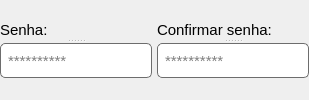
            <widget class="QFrame" name="frame_2">
             <property name="styleSheet">
              <string notr="true">margin: 0px;
padding: 0px;
border: transparent;</string>
             </property>
             <property name="frameShape">
              <enum>QFrame::StyledPanel</enum>
             </property>
             <property name="frameShadow">
              <enum>QFrame::Raised</enum>
             </property>
             <layout class="QHBoxLayout" name="horizontalLayout_4">
              <property name="spacing">
               <number>5</number>
              </property>
              <property name="leftMargin">
               <number>0</number>
              </property>
              <property name="topMargin">
               <number>0</number>
              </property>
              <property name="rightMargin">
               <number>0</number>
              </property>
              <property name="bottomMargin">
               <number>0</number>
              </property>
              <item>
               <widget class="QSplitter" name="splitter_3">
                <property name="sizePolicy">
                 <sizepolicy hsizetype="Preferred" vsizetype="Fixed">
                  <horstretch>0</horstretch>
                  <verstretch>0</verstretch>
                 </sizepolicy>
                </property>
                <property name="orientation">
                 <enum>Qt::Vertical</enum>
                </property>
                <widget class="QLabel" name="label_7">
                 <property name="sizePolicy">
                  <sizepolicy hsizetype="Preferred" vsizetype="Fixed">
                   <horstretch>0</horstretch>
                   <verstretch>0</verstretch>
                  </sizepolicy>
                 </property>
                 <property name="font">
                  <font>
                   <family>Leelawadee UI</family>
                   <pointsize>11</pointsize>
                   <weight>50</weight>
                   <italic>false</italic>
                   <bold>false</bold>
                  </font>
                 </property>
                 <property name="styleSheet">
                  <string notr="true">margin: 0px;
padding: 0px;
color: rgb(0, 0, 0);
border: transparent;</string>
                 </property>
                 <property name="text">
                  <string>Senha:</string>
                 </property>
                </widget>
                <widget class="QLineEdit" name="txtSenha">
                 <property name="minimumSize">
                  <size>
                   <width>0</width>
                   <height>35</height>
                  </size>
                 </property>
                 <property name="maximumSize">
                  <size>
                   <width>16777215</width>
                   <height>35</height>
                  </size>
                 </property>
                 <property name="font">
                  <font>
                   <family>Leelawadee UI</family>
                   <pointsize>11</pointsize>
                   <weight>50</weight>
                   <italic>false</italic>
                   <bold>false</bold>
                  </font>
                 </property>
                 <property name="styleSheet">
                  <string notr="true">padding: 5px;
color: rgb(0, 0, 0);
border: 1px solid rgb(109, 109, 109);
border-radius:5px;</string>
                 </property>
                 <property name="text">
                  <string/>
                 </property>
                 <property name="maxLength">
                  <number>5</number>
                 </property>
                 <property name="echoMode">
                  <enum>QLineEdit::Password</enum>
                 </property>
                 <property name="placeholderText">
                  <string>**********</string>
                 </property>
                 <property name="clearButtonEnabled">
                  <bool>true</bool>
                 </property>
                </widget>
               </widget>
              </item>
              <item>
               <widget class="QSplitter" name="splitter_4">
                <property name="sizePolicy">
                 <sizepolicy hsizetype="Preferred" vsizetype="Fixed">
                  <horstretch>0</horstretch>
                  <verstretch>0</verstretch>
                 </sizepolicy>
                </property>
                <property name="orientation">
                 <enum>Qt::Vertical</enum>
                </property>
                <widget class="QLabel" name="label_8">
                 <property name="sizePolicy">
                  <sizepolicy hsizetype="Preferred" vsizetype="Fixed">
                   <horstretch>0</horstretch>
                   <verstretch>0</verstretch>
                  </sizepolicy>
                 </property>
                 <property name="font">
                  <font>
                   <family>Leelawadee UI</family>
                   <pointsize>11</pointsize>
                   <weight>50</weight>
                   <italic>false</italic>
                   <bold>false</bold>
                  </font>
                 </property>
                 <property name="styleSheet">
                  <string notr="true">margin: 0px;
padding: 0px;
color: rgb(0, 0, 0);
border: transparent;</string>
                 </property>
                 <property name="text">
                  <string>Confirmar senha:</string>
                 </property>
                </widget>
                <widget class="QLineEdit" name="txtConfirmarSenha">
                 <property name="minimumSize">
                  <size>
                   <width>0</width>
                   <height>35</height>
                  </size>
                 </property>
                 <property name="maximumSize">
                  <size>
                   <width>16777215</width>
                   <height>35</height>
                  </size>
                 </property>
                 <property name="font">
                  <font>
                   <family>Leelawadee UI</family>
                   <pointsize>11</pointsize>
                   <weight>50</weight>
                   <italic>false</italic>
                   <bold>false</bold>
                  </font>
                 </property>
                 <property name="styleSheet">
                  <string notr="true">padding: 5px;
color: rgb(0, 0, 0);
border: 1px solid rgb(109, 109, 109);
border-radius:5px;</string>
                 </property>
                 <property name="text">
                  <string/>
                 </property>
                 <property name="maxLength">
                  <number>5</number>
                 </property>
                 <property name="echoMode">
                  <enum>QLineEdit::Password</enum>
                 </property>
                 <property name="placeholderText">
                  <string>**********</string>
                 </property>
                 <property name="clearButtonEnabled">
                  <bool>true</bool>
                 </property>
                </widget>
               </widget>
              </item>
             </layout>
            </widget>
